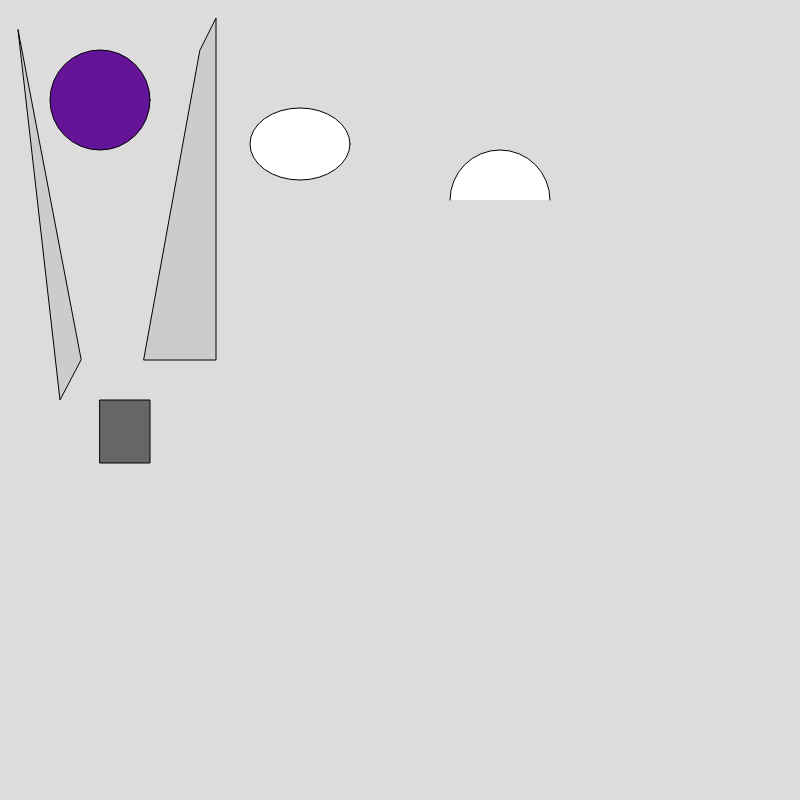
Frame 1 (no input)
Frame 60 (no input): identical to frame 1, image omitted
Frame 120 (the mouse pressed at the canvas centre since frame 60): identical to frame 1, image omitted

The p5.js sketch that drew this single still picture (run headless with seeded random() and noise() and a simulated clock; from frame 60 on, the mouse is pressed at the canvas centre):

// p5.js sketch
// ── sketch.js
function setup() {
  createCanvas(800, 800);
  
}

function draw() {
  background(220);
  // fill(r,g,b) // following object
  fill(100,20,150)
  // circle(x axis pos, y axis pos, diameter size)
  
  circle(100,100,100)
  
  fill(204);
  //triangle(x axis point1, yaxis point1,
  //         x axis point2, yaxis point2,
  //         x axis point3, yaxis point3)
  triangle(18, 30, 60, 400, 81, 360);

  fill(102);
  //rect = rectangle (x axis,y axis, width, height)
  rect(100, 400, 50, 63);

  fill(204);
  //quad(    x axis point1, yaxis point1,
  //         x axis point2, yaxis point2,
  //         x axis point3, yaxis point3,
  //         x axis point4, yaxis point4)
  quad(200, 50, 216, 18, 216, 360, 144, 360);

  fill(255);
  // circle behind (x pos, y pos, width, height)
  ellipse(300, 144, 100, 72);

  fill(255);
  //arc / half ricle (x pos, y pos, 
  //                  width, heigh, 
  //                  fill from right, fill from left)
  arc(500, 200, 100, 100, PI, TWO_PI);

}
